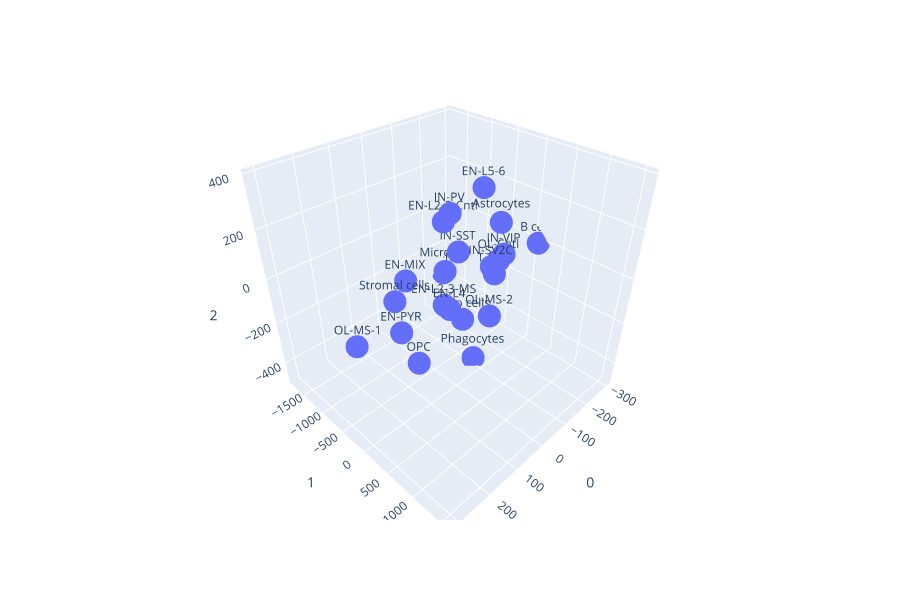

The code cell stored with this chart in its notebook:
### Code cell
from sklearn.manifold import TSNE
X_embedded = TSNE(n_components=3).fit_transform(Readout_df)
px.scatter_3d(pd.DataFrame(X_embedded,index=Readout_df.index),x=0,y=1,z=2,text=Readout_df.index)

### Figure 1 — Plotly figure (JSON) as saved in the notebook; plotly's stock layout.template omitted (floating-point values rounded to 4 significant figures)
{"data": [{"hoverlabel": {"namelength": 0}, "hovertemplate": "0=%{x}<br>1=%{y}<br>2=%{z}<br>text=%{text}", "legendgroup": "", "marker": {"color": "#636efa", "symbol": "circle"}, "mode": "markers+text", "name": "", "scene": "scene", "showlegend": false, "text": ["Astrocytes", "B cells", "EN-L2-3-Cntl", "EN-L2-3-MS", "EN-L4", "EN-L5-6", "EN-MIX", "EN-PYR", "Endo cells", "Glia-MIX", "IN-PV", "IN-SST", "IN-SV2C", "IN-VIP", "Microglia", "OL-Cntl", "OL-MS-1", "OL-MS-2", "OPC", "Phagocytes", "Stromal cells", "T cells"], "type": "scatter3d", "x": [-171.1, -300.3, 18.53, 55.52, 76.99, -83.87, 152.1, 162.2, -41.68, -267.3, 59.72, 15.46, 213.2, -127.6, 0.5445, -201.0, 310.4, -95.74, 143.0, -102.7, 219.3, -141.2], "y": [-65.42, 103.6, -167.1, 44.91, 268.8, 6.395, -94.3, -171.5, -114.9, -1783.0, 179.8, 88.03, 1555.0, 210.1, -242.2, -207.3, -20.95, 148.9, 36.06, -182.1, 130.9, -6.267], "z": [138.5, -7.349, 232.9, -53.68, -24.49, 322.9, 97.73, -122.4, -216.1, -354.8, 318.7, 143.6, 388.0, 60.72, 16.41, -60.81, -31.93, -204.3, -246.6, -480.5, 94.9, -59.96]}], "layout": {"height": 600, "legend": {"tracegroupgap": 0}, "margin": {"t": 60}, "scene": {"domain": {"x": [0, 1], "y": [0, 1]}, "xaxis": {"title": {"text": "0"}}, "yaxis": {"title": {"text": "1"}}, "zaxis": {"title": {"text": "2"}}}}}
